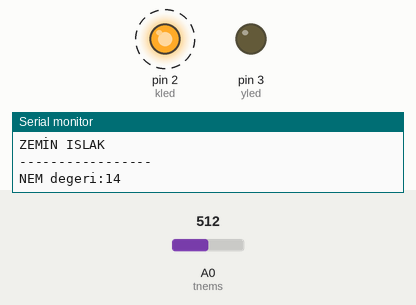
The sketch below on a simulated Arduino Uno, built with avr-gcc and run on an emulated ATmega328P. On the bench: output pins drawn as LEDs (lit = HIGH), the last lines printed to the serial monitor. Dashed ring = blinking. Inputs (shaded band) come from the test bench; at power-on: A0 (tnems) = 512.

Above: at 1.8 s.
1.9 s: A0 (tnems) set to 12
5.4 s: A0 (tnems) set to 9
At 6.9 s:
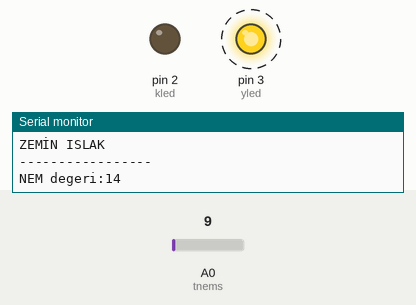
9.5 s: A0 (tnems) set to 122
At 10.4 s:
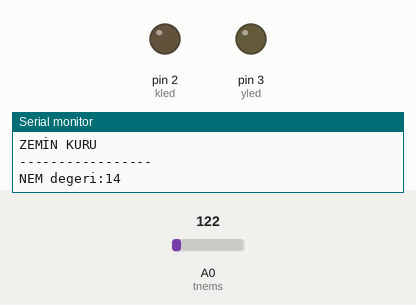
13.0 s: A0 (tnems) set to 0
At 13.9 s:
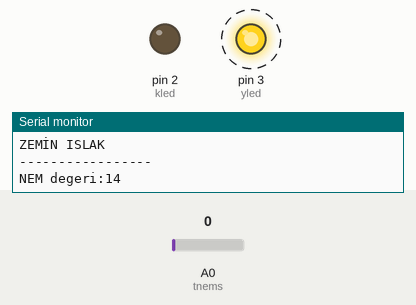
Timing chart, 0 to 18.0 s (numbered marks = the images above; inputs shaded):
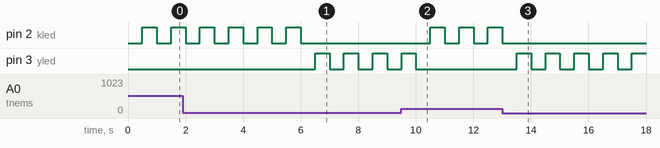

Measured:
- the behaviour switches between 11 and 10 on A0 (tnems) (found by bisection; images 0 and 1)
- after the input at 5.4 s, pin 2 (kled): goes on until 6.0 s, then stays LOW; pin 3 (yled): alternates HIGH for 0.50 s and LOW for 0.50 s, starting after 1.1 s
- after the input at 9.5 s, pin 2 (kled): alternates HIGH for 0.50 s and LOW for 0.50 s, starting after 1.0 s; pin 3 (yled): goes on until 10.0 s, then stays LOW
- after the input at 13.0 s, pin 2 (kled): goes on until 13.0 s, then stays LOW; pin 3 (yled): alternates HIGH for 0.50 s and LOW for 0.50 s, starting after 0.51 s
- by itself, pin 2 (kled): alternates HIGH for 0.50 s and LOW for 0.50 s

The sketch:

nem_led_deger.ino
```cpp
int kled=2; //2 numarali pine bagladik
int yled=3; //3 numarali pine bagladik

int tnems=A0; //analog 0
int tnemd;  //toprak nem degeri adlı degiskenimi ayarladım

void setup() {

 pinMode(kled,OUTPUT); //cıkıs pini
 pinMode(yled,OUTPUT); //cıkıs pini

 pinMode(tnems,INPUT); //deger alıcak,O yuzden input cektik
 Serial.begin(9600); //Seri haberlesmeyi baslattık

}
void loop() {

 Serial.print("NEM degeri:"); //seri port icin yazı yazdık
 tnemd=analogRead(tnems); //sensörün deger okuması
 Serial.println(tnems); //toprak nem sensorunun degerini ekrana yazdırdık
 delay(500);  //0.5 mili saniye bekle dedik

 if(tnemd>10){

  digitalWrite(kled,HIGH); //kirmizi ledi yak
    delay(500);
      digitalWrite(kled,LOW); //kirmizi ledi sondur
       Serial.println("ZEMİN ISLAK");
       Serial.println("-----------------");
  }else{

  digitalWrite(kled,LOW);  //kirmizi ledi sondur
   digitalWrite(yled,HIGH); //yesil ledi yak
    delay(500);
     digitalWrite(yled,LOW); //yesil ledi sondur
      Serial.println("ZEMİN KURU");
      Serial.println("-----------------");
    }
} //Bugun 06.09.2021 OKULLAR BASLIYOR UMARIM HAYIRLI OLUR SAYGI VE SEVGILERIMLE F C Y B E R
```
